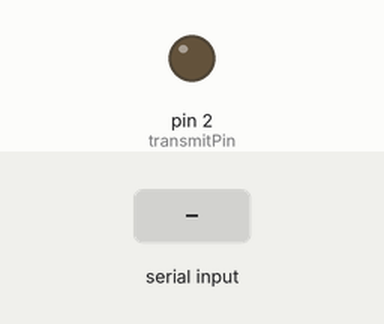
Bench run of a program on a simulated Arduino Mega 2560, built with avr-gcc and run on an emulated ATmega2560. Shown: output pins drawn as LEDs (lit = HIGH). The inputs (shaded band) are chosen by the test bench. What the program prints to the serial monitor is not drawn.

Above: at 1.2 s.
1.3 s: "90,45\n" received over Serial
At 1.48 s:
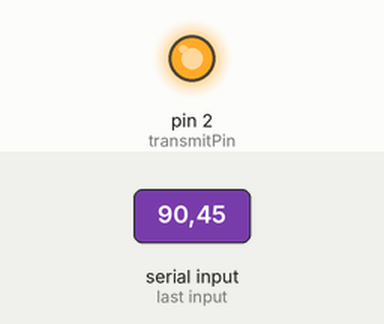
4.3 s: "30,150\n" received over Serial
At 4.65 s:
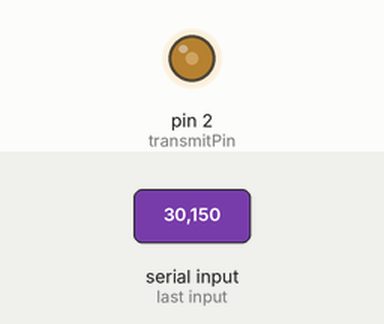
7.3 s: "5\n" received over Serial
Timing chart, 0 to 10.3 s (numbered marks = the images above; inputs shaded):
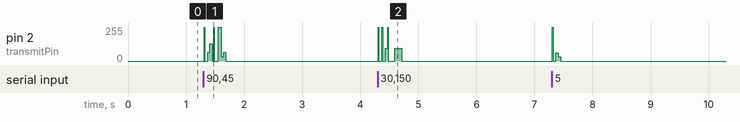

The program:

main.cpp
```cpp
#include "transmitter.h"


void setup() {
  digitalWrite(configs::transmitPin, LOW);
  pinMode(configs::transmitPin, OUTPUT);

  Serial.begin(9600);
  while (!Serial) { ; }
}


void transmitByte(byte byteToTransmit) {
#ifdef DEBUG
  Serial.print("Transmitting byte ");
  Serial.println(byteToTransmit);
#endif

  constexpr uint8_t firstBitPosition = 0;
  constexpr uint8_t lastBitPosition = 7;

  // Transmit the byte bit by bit, back to front
  for(int8_t i = lastBitPosition; i >= firstBitPosition; i--) {
    digitalWrite(configs::transmitPin, (byteToTransmit >> i) & 0x01);
    delay(configs::pulseWidthMillis);
  }
}


void transmitChannel(byte channel) {
#ifdef DEBUG
  Serial.print("Transmitting channel ");
  Serial.println(channel);
#endif

  transmitByte(configs::preamble);
  transmitByte(channel);
  digitalWrite(configs::transmitPin, LOW);
}


void loop() {
  if (!Serial.available()) return;

  byte inChar = Serial.read();
  if (isDigit(inChar)) transmitChannel(inChar - '0');
  byte outChar = inChar ^ '1';
  Serial.write(outChar);
  Serial.flush();
}
```

transmitter.h
```cpp
#pragma once

#include <Arduino.h>

// #define DEBUG

/// @brief Global configuration values for the transmitter
namespace configs {
  /// @brief The byte (bit sequence: 10110010) which, when transmitted,
  /// indicates that the next byte sent will be the channel
  inline constexpr byte preamble = 178; // 10110010

  /// @brief The duration of digital signal pulses in milliseconds
  inline constexpr unsigned long pulseWidthMillis = 5;

  /// @brief The pin on which the outgoing signals are transmitted
  inline constexpr uint8_t transmitPin = 2;
}

/**
 * @brief Function called by the Arduino framework once on startup which
 * configures the initial state of the device
 */
void setup();

/**
 * @brief Transmit a byte of data over the configured pin
 * @param byteToTransmit The byte to transmit
 */
void transmitByte(byte byteToTransmit);

/**
 * @brief Transmit the preamble and subsequently a channel
 * @param channel The channel to transmit
 */
void transmitChannel(byte channel);

/**
 * @brief Function called by the Arduino framework continually after setup
 * which defines standard device operation
 */
void loop();
```
